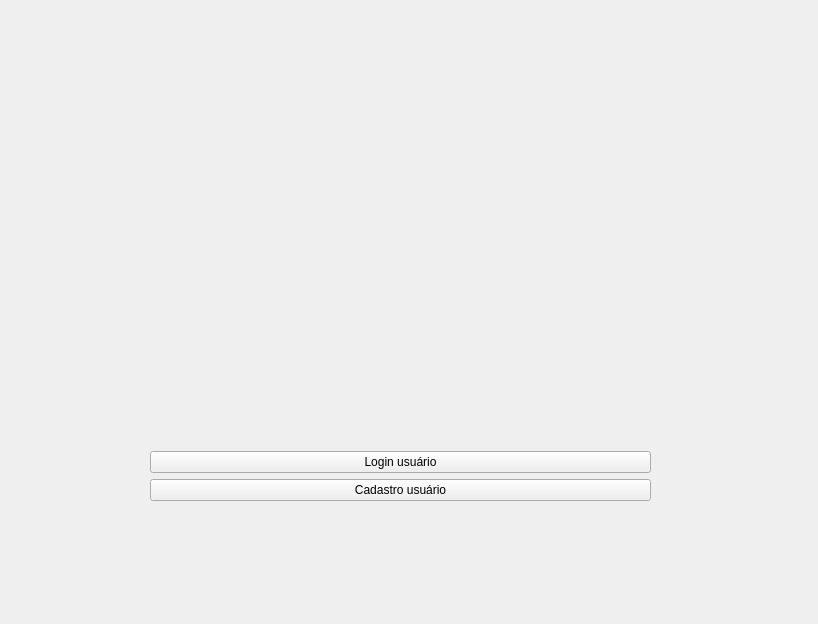
<?xml version="1.0" encoding="UTF-8"?>
<ui version="4.0">
 <class>MainWindow</class>
 <widget class="QMainWindow" name="MainWindow">
  <property name="geometry">
   <rect>
    <x>0</x>
    <y>0</y>
    <width>818</width>
    <height>624</height>
   </rect>
  </property>
  <property name="windowTitle">
   <string>MainWindow</string>
  </property>
  <widget class="QWidget" name="centralwidget">
   <widget class="QStackedWidget" name="stackedWidget">
    <property name="geometry">
     <rect>
      <x>0</x>
      <y>0</y>
      <width>821</width>
      <height>621</height>
     </rect>
    </property>
    <widget class="QWidget" name="page_1">
     <widget class="QWidget" name="verticalLayoutWidget_4">
      <property name="geometry">
       <rect>
        <x>150</x>
        <y>110</y>
        <width>501</width>
        <height>391</height>
       </rect>
      </property>
      <layout class="QVBoxLayout" name="verticalLayout_2">
       <item>
        <layout class="QVBoxLayout" name="verticalLayout">
         <item>
          <widget class="QLabel" name="label_pic">
           <property name="text">
            <string/>
           </property>
          </widget>
         </item>
         <item>
          <widget class="QPushButton" name="btn_login">
           <property name="text">
            <string>Login usuário</string>
           </property>
          </widget>
         </item>
         <item>
          <widget class="QPushButton" name="btn_cadastro">
           <property name="text">
            <string>Cadastro usuário</string>
           </property>
          </widget>
         </item>
        </layout>
       </item>
      </layout>
     </widget>
     <widget class="QLabel" name="label_background">
      <property name="geometry">
       <rect>
        <x>-10</x>
        <y>0</y>
        <width>831</width>
        <height>621</height>
       </rect>
      </property>
      <property name="text">
       <string/>
      </property>
     </widget>
     <zorder>label_background</zorder>
     <zorder>verticalLayoutWidget_4</zorder>
    </widget>
    <widget class="QWidget" name="page_2">
     <widget class="QWidget" name="verticalLayoutWidget">
      <property name="geometry">
       <rect>
        <x>220</x>
        <y>170</y>
        <width>321</width>
        <height>191</height>
       </rect>
      </property>
      <layout class="QVBoxLayout" name="verticalLayout_6">
       <item>
        <layout class="QHBoxLayout" name="horizontalLayout_4">
         <item>
          <widget class="QLabel" name="label_4">
           <property name="text">
            <string>&lt;html&gt;&lt;head/&gt;&lt;body&gt;&lt;p&gt;&lt;span style=&quot; font-weight:600;&quot;&gt;USUARIO&lt;/span&gt;&lt;/p&gt;&lt;/body&gt;&lt;/html&gt;</string>
           </property>
          </widget>
         </item>
         <item>
          <widget class="QLineEdit" name="txt_username_2"/>
         </item>
        </layout>
       </item>
       <item>
        <layout class="QHBoxLayout" name="horizontalLayout_5">
         <item>
          <widget class="QLabel" name="label_5">
           <property name="text">
            <string>&lt;html&gt;&lt;head/&gt;&lt;body&gt;&lt;p&gt;&lt;span style=&quot; font-weight:600;&quot;&gt;Senha:&lt;/span&gt;&lt;/p&gt;&lt;/body&gt;&lt;/html&gt;</string>
           </property>
          </widget>
         </item>
         <item>
          <widget class="QLineEdit" name="txt_senha_2">
           <property name="echoMode">
            <enum>QLineEdit::Password</enum>
           </property>
          </widget>
         </item>
        </layout>
       </item>
       <item>
        <widget class="QLabel" name="label_3">
         <property name="text">
          <string/>
         </property>
        </widget>
       </item>
       <item>
        <layout class="QHBoxLayout" name="horizontalLayout_6">
         <item>
          <widget class="QPushButton" name="btn_logar">
           <property name="text">
            <string>Logar</string>
           </property>
          </widget>
         </item>
         <item>
          <widget class="QPushButton" name="btn_cancelar_login">
           <property name="text">
            <string>Cancelar</string>
           </property>
          </widget>
         </item>
        </layout>
       </item>
      </layout>
     </widget>
     <widget class="QLabel" name="label_background_2">
      <property name="geometry">
       <rect>
        <x>0</x>
        <y>10</y>
        <width>801</width>
        <height>601</height>
       </rect>
      </property>
      <property name="text">
       <string/>
      </property>
     </widget>
     <zorder>label_background_2</zorder>
     <zorder>verticalLayoutWidget</zorder>
    </widget>
    <widget class="QWidget" name="page_3">
     <widget class="QWidget" name="verticalLayoutWidget_3">
      <property name="geometry">
       <rect>
        <x>100</x>
        <y>130</y>
        <width>591</width>
        <height>211</height>
       </rect>
      </property>
      <layout class="QVBoxLayout" name="verticalLayout_5">
       <item>
        <layout class="QHBoxLayout" name="horizontalLayout_7">
         <item>
          <layout class="QVBoxLayout" name="verticalLayout_4">
           <item>
            <widget class="QLabel" name="label">
             <property name="text">
              <string>Username</string>
             </property>
            </widget>
           </item>
           <item>
            <widget class="QLineEdit" name="txt_username"/>
           </item>
          </layout>
         </item>
         <item>
          <layout class="QVBoxLayout" name="verticalLayout_7">
           <item>
            <widget class="QLabel" name="label_2">
             <property name="text">
              <string>Senha</string>
             </property>
            </widget>
           </item>
           <item>
            <widget class="QLineEdit" name="txt_senha">
             <property name="echoMode">
              <enum>QLineEdit::Password</enum>
             </property>
            </widget>
           </item>
          </layout>
         </item>
        </layout>
       </item>
       <item>
        <layout class="QHBoxLayout" name="horizontalLayout_8">
         <item>
          <layout class="QVBoxLayout" name="verticalLayout_8"/>
         </item>
         <item>
          <spacer name="horizontalSpacer_2">
           <property name="orientation">
            <enum>Qt::Horizontal</enum>
           </property>
           <property name="sizeHint" stdset="0">
            <size>
             <width>40</width>
             <height>20</height>
            </size>
           </property>
          </spacer>
         </item>
         <item>
          <layout class="QVBoxLayout" name="verticalLayout_9"/>
         </item>
        </layout>
       </item>
       <item>
        <spacer name="verticalSpacer">
         <property name="orientation">
          <enum>Qt::Vertical</enum>
         </property>
         <property name="sizeHint" stdset="0">
          <size>
           <width>20</width>
           <height>40</height>
          </size>
         </property>
        </spacer>
       </item>
       <item>
        <layout class="QHBoxLayout" name="horizontalLayout_9">
         <item>
          <widget class="QPushButton" name="btn_salvar">
           <property name="text">
            <string>Salvar</string>
           </property>
          </widget>
         </item>
         <item>
          <widget class="QPushButton" name="btn_cancelar_cadastro">
           <property name="text">
            <string>Cancelar</string>
           </property>
          </widget>
         </item>
        </layout>
       </item>
      </layout>
     </widget>
     <widget class="QLabel" name="label_background_3">
      <property name="geometry">
       <rect>
        <x>0</x>
        <y>0</y>
        <width>811</width>
        <height>621</height>
       </rect>
      </property>
      <property name="text">
       <string/>
      </property>
     </widget>
     <zorder>label_background_3</zorder>
     <zorder>verticalLayoutWidget_3</zorder>
    </widget>
   </widget>
  </widget>
 </widget>
 <resources/>
 <connections/>
</ui>
